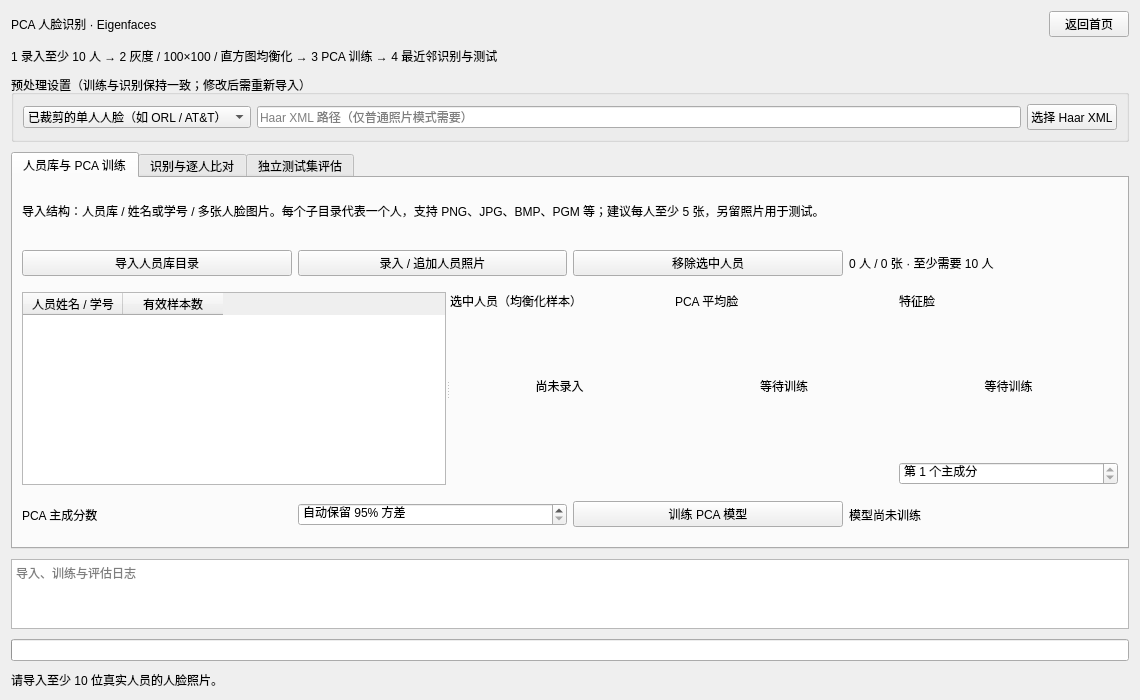
<?xml version="1.0" encoding="UTF-8"?>
<ui version="4.0">
 <class>FaceRecognitionPage</class>
 <widget class="QWidget" name="FaceRecognitionPage">
  <property name="geometry"><rect><x>0</x><y>0</y><width>1140</width><height>700</height></rect></property>
  <layout class="QVBoxLayout" name="rootLayout">
   <property name="spacing"><number>10</number></property>
   <item><layout class="QHBoxLayout" name="headerLayout">
    <item><widget class="QLabel" name="pageTitle"><property name="text"><string>PCA 人脸识别 · Eigenfaces</string></property></widget></item>
    <item><spacer name="headerSpacer"><property name="orientation"><enum>Qt::Horizontal</enum></property><property name="sizeHint" stdset="0"><size><width>40</width><height>20</height></size></property></spacer></item>
    <item><widget class="QPushButton" name="backButton"><property name="text"><string>返回首页</string></property></widget></item>
   </layout></item>
   <item><widget class="QLabel" name="workflow"><property name="text"><string>1 录入至少 10 人 → 2 灰度 / 100×100 / 直方图均衡化 → 3 PCA 训练 → 4 最近邻识别与测试</string></property><property name="wordWrap"><bool>true</bool></property></widget></item>
   <item><widget class="QGroupBox" name="preprocessingBox">
    <property name="title"><string>预处理设置（训练与识别保持一致；修改后需重新导入）</string></property>
    <layout class="QHBoxLayout" name="preprocessingLayout">
     <item><widget class="QComboBox" name="cropMode">
      <item><property name="text"><string>已裁剪的单人人脸（如 ORL / AT&amp;T）</string></property></item>
      <item><property name="text"><string>普通照片：Haar 检测并裁剪单张人脸</string></property></item>
     </widget></item>
     <item><widget class="QLineEdit" name="cascadePath"><property name="placeholderText"><string>Haar XML 路径（仅普通照片模式需要）</string></property></widget></item>
     <item><widget class="QPushButton" name="cascadeButton"><property name="text"><string>选择 Haar XML</string></property></widget></item>
    </layout>
   </widget></item>
   <item><widget class="QTabWidget" name="workspaceTabs">
    <property name="currentIndex"><number>0</number></property>
    <widget class="QWidget" name="galleryTab">
     <attribute name="title"><string>人员库与 PCA 训练</string></attribute>
     <layout class="QVBoxLayout" name="galleryLayout">
      <item><widget class="QLabel" name="directoryHelp"><property name="text"><string>导入结构：人员库 / 姓名或学号 / 多张人脸图片。每个子目录代表一个人，支持 PNG、JPG、BMP、PGM 等；建议每人至少 5 张，另留照片用于测试。</string></property><property name="wordWrap"><bool>true</bool></property></widget></item>
      <item><layout class="QHBoxLayout" name="galleryActions">
       <item><widget class="QPushButton" name="importButton"><property name="text"><string>导入人员库目录</string></property></widget></item>
       <item><widget class="QPushButton" name="addPersonButton"><property name="text"><string>录入 / 追加人员照片</string></property></widget></item>
       <item><widget class="QPushButton" name="removePersonButton"><property name="text"><string>移除选中人员</string></property></widget></item>
       <item><widget class="QLabel" name="galleryStats"><property name="text"><string>0 人 / 0 张 · 至少需要 10 人</string></property></widget></item>
      </layout></item>
      <item><widget class="QSplitter" name="gallerySplitter">
       <property name="orientation"><enum>Qt::Horizontal</enum></property>
       <widget class="QTableWidget" name="peopleTable">
        <property name="editTriggers"><set>QAbstractItemView::NoEditTriggers</set></property>
        <property name="selectionMode"><enum>QAbstractItemView::SingleSelection</enum></property>
        <property name="selectionBehavior"><enum>QAbstractItemView::SelectRows</enum></property>
        <property name="columnCount"><number>2</number></property>
        <column><property name="text"><string>人员姓名 / 学号</string></property></column>
        <column><property name="text"><string>有效样本数</string></property></column>
       </widget>
       <widget class="QWidget" name="pcaVisuals">
        <layout class="QGridLayout" name="pcaVisualLayout">
         <item row="0" column="0"><widget class="QLabel" name="sampleTitle"><property name="text"><string>选中人员（均衡化样本）</string></property></widget></item>
         <item row="0" column="1"><widget class="QLabel" name="meanTitle"><property name="text"><string>PCA 平均脸</string></property></widget></item>
         <item row="0" column="2"><widget class="QLabel" name="eigenTitle"><property name="text"><string>特征脸</string></property></widget></item>
         <item row="1" column="0"><widget class="QLabel" name="samplePreview"><property name="minimumSize"><size><width>130</width><height>140</height></size></property><property name="alignment"><set>Qt::AlignCenter</set></property><property name="text"><string>尚未录入</string></property></widget></item>
         <item row="1" column="1"><widget class="QLabel" name="meanPreview"><property name="minimumSize"><size><width>130</width><height>140</height></size></property><property name="alignment"><set>Qt::AlignCenter</set></property><property name="text"><string>等待训练</string></property></widget></item>
         <item row="1" column="2"><widget class="QLabel" name="eigenPreview"><property name="minimumSize"><size><width>130</width><height>140</height></size></property><property name="alignment"><set>Qt::AlignCenter</set></property><property name="text"><string>等待训练</string></property></widget></item>
         <item row="2" column="2"><widget class="QSpinBox" name="eigenIndex"><property name="prefix"><string>第 </string></property><property name="suffix"><string> 个主成分</string></property><property name="minimum"><number>1</number></property><property name="maximum"><number>1</number></property></widget></item>
        </layout>
       </widget>
      </widget></item>
      <item><layout class="QHBoxLayout" name="trainLayout">
       <item><widget class="QLabel" name="componentsTitle"><property name="text"><string>PCA 主成分数</string></property></widget></item>
       <item><widget class="QSpinBox" name="components"><property name="specialValueText"><string>自动保留 95% 方差</string></property><property name="maximum"><number>1000</number></property></widget></item>
       <item><widget class="QPushButton" name="trainButton"><property name="text"><string>训练 PCA 模型</string></property></widget></item>
       <item><widget class="QLabel" name="modelStats"><property name="text"><string>模型尚未训练</string></property><property name="wordWrap"><bool>true</bool></property></widget></item>
      </layout></item>
     </layout>
    </widget>
    <widget class="QWidget" name="recognitionTab">
     <attribute name="title"><string>识别与逐人比对</string></attribute>
     <layout class="QVBoxLayout" name="recognitionLayout">
      <item><layout class="QHBoxLayout" name="queryActions">
       <item><widget class="QPushButton" name="queryButton"><property name="text"><string>载入待识别人脸</string></property></widget></item>
       <item><widget class="QPushButton" name="recognizeButton"><property name="text"><string>开始识别</string></property></widget></item>
       <item><widget class="QLabel" name="thresholdTitle"><property name="text"><string>拒识阈值（距离 ≤ 阈值才接受）</string></property></widget></item>
       <item><widget class="QDoubleSpinBox" name="threshold"><property name="decimals"><number>2</number></property><property name="minimum"><double>0.010000000000000</double></property><property name="maximum"><double>255.000000000000000</double></property><property name="value"><double>45.000000000000000</double></property></widget></item>
      </layout></item>
      <item><widget class="QLabel" name="thresholdHelp"><property name="text"><string>距离越小越相似，不是置信概率。默认阈值 45 仅作起点，请用独立验证照片调节；PCA 适合对齐、光照相近的正面人脸。</string></property><property name="wordWrap"><bool>true</bool></property></widget></item>
      <item><layout class="QGridLayout" name="queryPreviews">
       <item row="0" column="0"><widget class="QLabel" name="originalTitle"><property name="text"><string>输入图像（灰度）</string></property></widget></item>
       <item row="0" column="1"><widget class="QLabel" name="normalizedTitle"><property name="text"><string>预处理 / 直方图均衡化</string></property></widget></item>
       <item row="0" column="2"><widget class="QLabel" name="reconstructionTitle"><property name="text"><string>PCA 重建</string></property></widget></item>
       <item row="0" column="3"><widget class="QLabel" name="matchedTitle"><property name="text"><string>最近候选样本</string></property></widget></item>
       <item row="1" column="0"><widget class="QLabel" name="originalPreview"><property name="minimumSize"><size><width>130</width><height>130</height></size></property><property name="alignment"><set>Qt::AlignCenter</set></property><property name="text"><string>等待图像</string></property></widget></item>
       <item row="1" column="1"><widget class="QLabel" name="normalizedPreview"><property name="minimumSize"><size><width>130</width><height>130</height></size></property><property name="alignment"><set>Qt::AlignCenter</set></property><property name="text"><string>等待预处理</string></property></widget></item>
       <item row="1" column="2"><widget class="QLabel" name="reconstructionPreview"><property name="minimumSize"><size><width>130</width><height>130</height></size></property><property name="alignment"><set>Qt::AlignCenter</set></property><property name="text"><string>等待识别</string></property></widget></item>
       <item row="1" column="3"><widget class="QLabel" name="matchedPreview"><property name="minimumSize"><size><width>130</width><height>130</height></size></property><property name="alignment"><set>Qt::AlignCenter</set></property><property name="text"><string>等待识别</string></property></widget></item>
      </layout></item>
      <item><widget class="QLabel" name="prediction"><property name="text"><string>请先在“人员库与 PCA 训练”中训练模型。</string></property><property name="wordWrap"><bool>true</bool></property></widget></item>
      <item><widget class="QTableWidget" name="rankingTable">
       <property name="editTriggers"><set>QAbstractItemView::NoEditTriggers</set></property>
       <property name="columnCount"><number>4</number></property>
       <column><property name="text"><string>名次</string></property></column>
       <column><property name="text"><string>比对人员</string></property></column>
       <column><property name="text"><string>PCA 距离（越小越相似）</string></property></column>
       <column><property name="text"><string>最近样本</string></property></column>
      </widget></item>
     </layout>
    </widget>
    <widget class="QWidget" name="evaluationTab">
     <attribute name="title"><string>独立测试集评估</string></attribute>
     <layout class="QVBoxLayout" name="evaluationLayout">
      <item><widget class="QLabel" name="evaluationHelp"><property name="text"><string>选择独立测试目录，结构同人员库。相同姓名表示已知人员，其余姓名表示未知人员。训练照片及均衡化后完全相同的副本会被排除，避免将训练集命中率当作测试准确率。</string></property><property name="wordWrap"><bool>true</bool></property></widget></item>
      <item><layout class="QHBoxLayout" name="evaluationActions">
       <item><widget class="QPushButton" name="evaluateButton"><property name="text"><string>选择测试集并评估</string></property></widget></item>
       <item><widget class="QPushButton" name="exportButton"><property name="text"><string>导出评估 CSV</string></property></widget></item>
      </layout></item>
      <item><widget class="QLabel" name="evaluationSummary"><property name="text"><string>尚未评估</string></property><property name="wordWrap"><bool>true</bool></property></widget></item>
      <item><widget class="QTableWidget" name="evaluationTable">
       <property name="editTriggers"><set>QAbstractItemView::NoEditTriggers</set></property>
       <property name="columnCount"><number>5</number></property>
       <column><property name="text"><string>测试图像</string></property></column>
       <column><property name="text"><string>真实人员</string></property></column>
       <column><property name="text"><string>识别结果</string></property></column>
       <column><property name="text"><string>最近距离</string></property></column>
       <column><property name="text"><string>判定</string></property></column>
      </widget></item>
     </layout>
    </widget>
   </widget></item>
   <item><widget class="QPlainTextEdit" name="logView"><property name="readOnly"><bool>true</bool></property><property name="maximumHeight"><number>90</number></property><property name="placeholderText"><string>导入、训练与评估日志</string></property></widget></item>
   <item><widget class="QProgressBar" name="progress"><property name="maximumHeight"><number>8</number></property><property name="value"><number>0</number></property><property name="textVisible"><bool>false</bool></property></widget></item>
   <item><widget class="QLabel" name="status"><property name="text"><string>请导入至少 10 位真实人员的人脸照片。</string></property><property name="wordWrap"><bool>true</bool></property></widget></item>
  </layout>
 </widget>
 <resources/>
 <connections/>
</ui>
